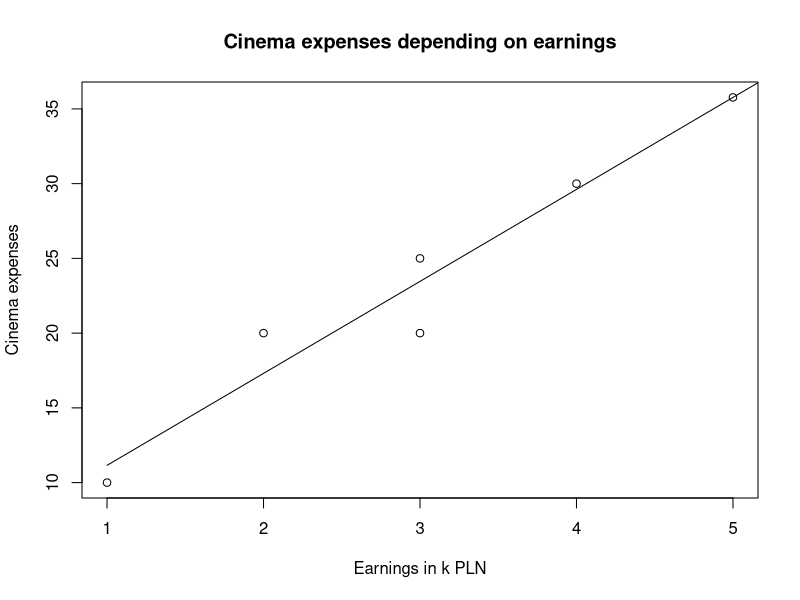

Generate this figure with R:
data <- matrix(c(3,20,3,25,2,20,4,30,1,10), ncol = 2, byrow = T)
data <- cbind(data, data[,1]*data[,2], data[,1]^2)
n <- nrow(data)
colnames(data) <- c("x", "y", "xy", "x2")
sums <- colSums(data)

b <- (n * sums["xy"] - sums["x"] * sums["y"]) / 
  (n * sums["x2"] - sums["x"]^2)

a <- mean(data[,"y"]) - b * mean(data[,"x"])

# estimate y for given x
xe = 5
ye <- a + b  * xe

plot(c(data[,"x"], xe), c(data[,"y"], ye), xlab = "Earnings in k PLN", ylab = "Cinema expenses",
     main = "Cinema expenses depending on earnings")

# estimate y for multiple x
X <- 1:10
Y <- a + b * X

lines(X, Y)
